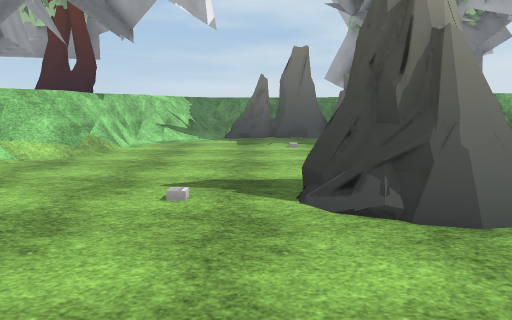
view 1 (above)

13 first-person views from a walk through a Unity game level. The camera is 1.4 m above the floor, tilts 8° down and sees 70° across. The floor is counted in squares, 1 m on a side. Each view is taken from the middle of a square. On the plan, view 1 faces up. The plan holds only what a view shows up to about 16 squares ahead; the rest is blank. The place goes on beyond the plan. The player is left out. Some surface patterns are stand-ins.

view 2
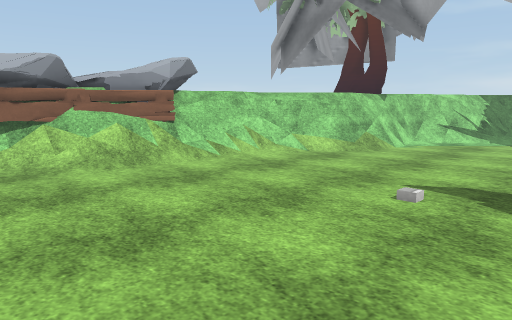

view 3
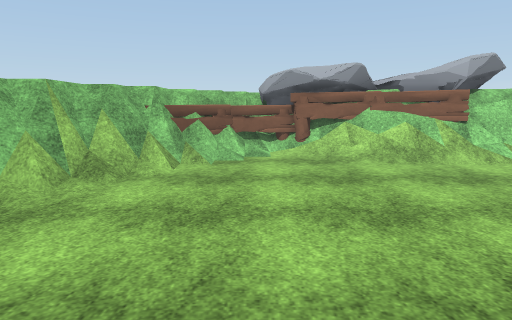

view 4
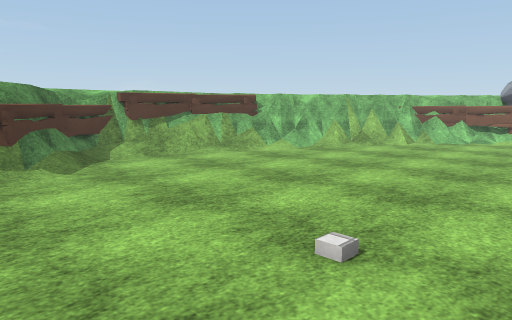

view 5
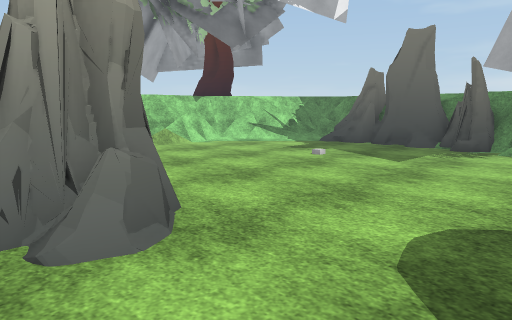

view 6
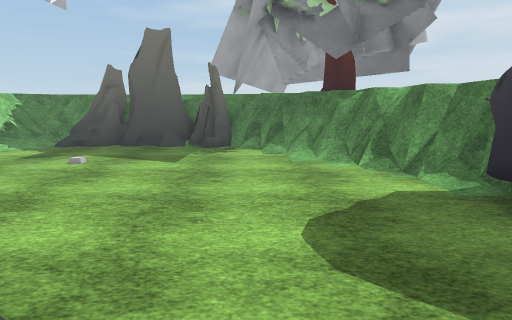

view 7
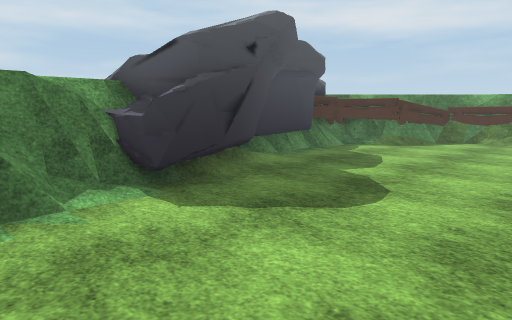

view 8
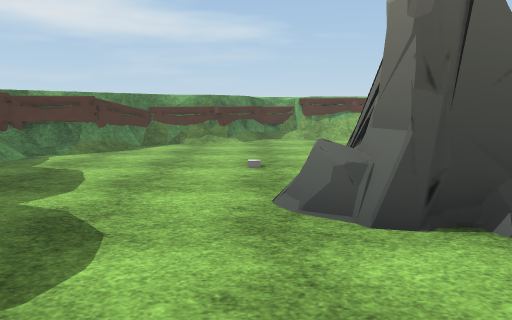

view 9
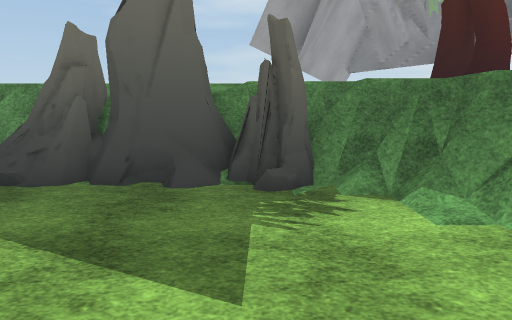

view 10
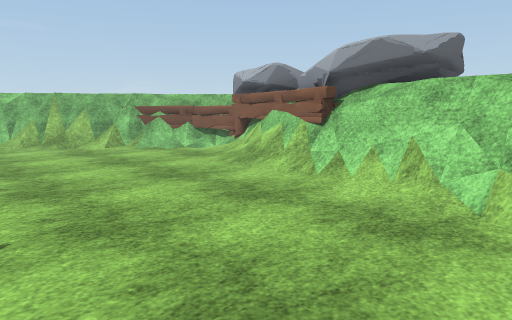

view 11
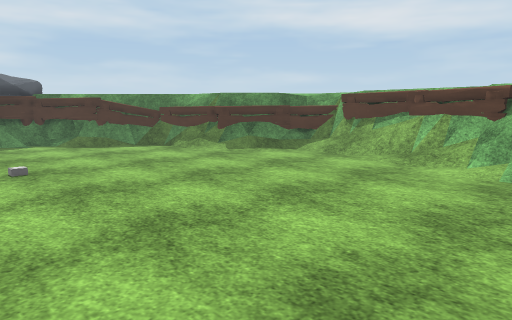

view 12
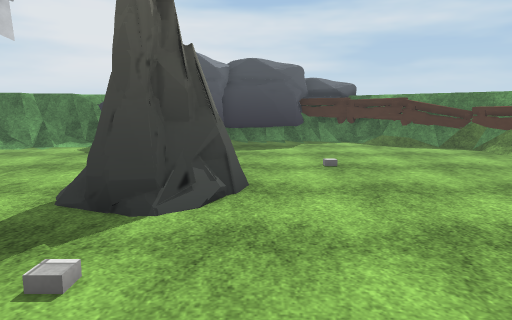

view 13
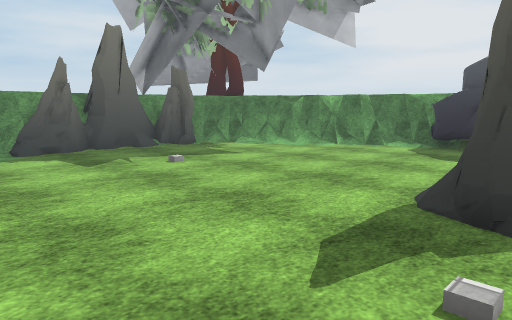

### Floor plan
Key: @ floor where view 1 was taken; # wall or solid block; . floor; / step, stairs or slope; = window, fence, low wall or low ledge; ^ raised ledge; R rock.
Columns run from 12 left of view 1 to 14 right of it. Each row starts with its distance up from view 1.
 19          ##########
 18         ##/RRRRRR###
 17         ##........###
 16        ##..........###
 15        #............##
 14       ##............/##
 13       ##.............=##
 12       #/..............#^
 11      ^#/..............=^^
 10    ^^=/...............###
  9    ^#=...............###
  8 ##^^=/...............###
  7   ##=/........RR......##
  6    ##........RRRR......##
  5    ##........RRRR......##
  4   #= ..........R........R
  3   ##/...................#
  2   #/............./......##
  1  ##/....................=#
  0 R##/........@...........##
 -1  ^##=..................^#^R
 -2   ^^#=................#^^
 -3    ^^#=/.............##
 -4     ^^#=/........./####
 -5       ^====....../####
 -6        ^^^##==///#^^
 -7          ^^^#^^##^^
 -8                ^^^

Where each view was taken, in squares from view 1:
view 1: 0 up, 0 right, facing up
view 2: 0 up, 1 right, facing up-left
view 3: 0 up, 2 right, facing left
view 4: 4 up, 8 right, facing down-left
view 5: 4 up, 8 right, facing up-left
view 6: 4 up, 6 right, facing up
view 7: 13 up, 4 right, facing down-right
view 8: 11 up, 5 right, facing down
view 9: 11 up, 4 right, facing up
view 10: 11 up, 1 left, facing down-left
view 11: 4 up, 4 left, facing down-right
view 12: 4 up, 4 left, facing right
view 13: 5 up, 4 left, facing up-right
